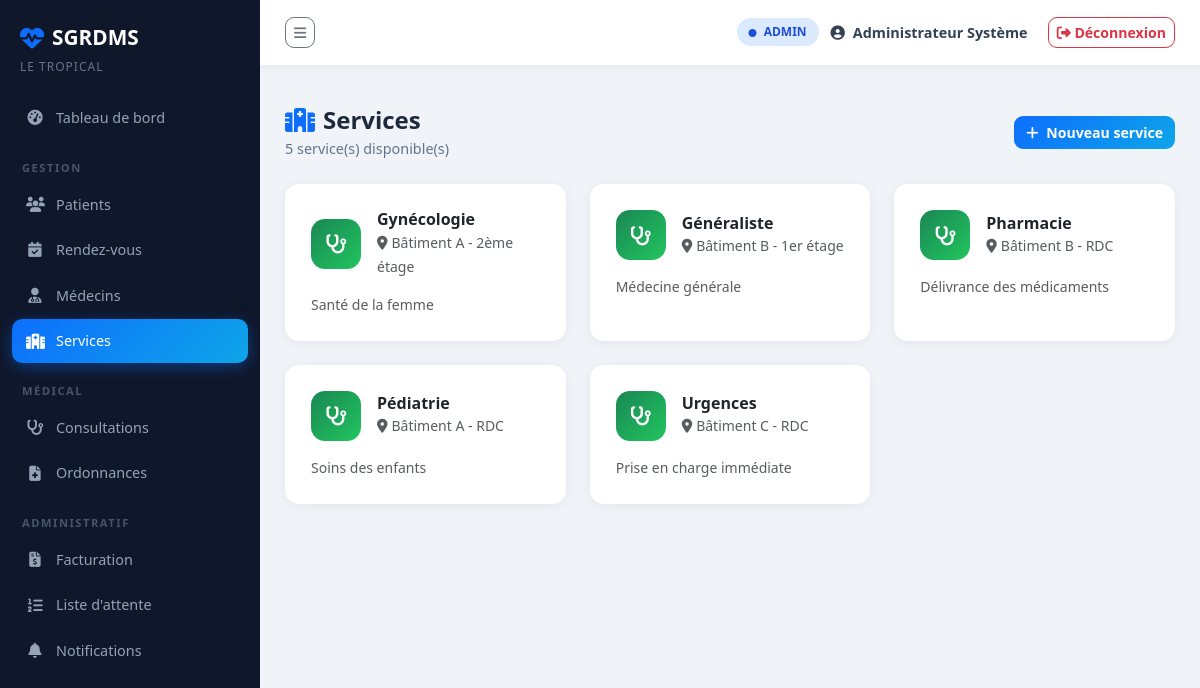
The app's page /services (signed in) with its own data.
### tables this page shows
CREATE TABLE SERVICE (
    id_service   INTEGER PRIMARY KEY AUTOINCREMENT,
    nom_service  TEXT    NOT NULL,
    description  TEXT,
    localisation TEXT
);

### app.py (the view)
@app.route("/services")
@login_required
def services_liste():
    conn     = get_db()
    services = conn.execute("SELECT * FROM SERVICE ORDER BY nom_service").fetchall()
    conn.close()
    return render_template("services/liste.html", services=services)

### app.py (called while the page is built)
def get_db():
    conn = sqlite3.connect(DB_PATH)
    conn.row_factory = sqlite3.Row
    conn.execute("PRAGMA foreign_keys = ON")
    return conn

def login_required(f):
    from functools import wraps
    @wraps(f)
    def decorated(*args, **kwargs):
        if "user" not in session:
            flash("Veuillez vous connecter.", "warning")
            return redirect(url_for("login"))
        return f(*args, **kwargs)
    return decorated

### templates/services/liste.html (shortened to what this page needs)
{% extends "base.html" %}
{% block content %}
<div class="page-header">
    <div>
        <h2><i class="fas fa-hospital me-2 text-primary"></i>Services</h2>
        <p>{{ services|length }} service(s) disponible(s)</p>
    </div>
    {% if session.role == 'admin' %}
    <a href="{{ url_for('service_nouveau') }}" class="btn btn-primary">
        <i class="fas fa-plus me-1"></i> Nouveau service
    </a>
    {% endif %}
</div>
<div class="row g-4">
    {% for s in services %}
    <div class="col-xl-4 col-md-6">
        <div class="card service-card h-100">
            <div class="card-body p-4">
                <div class="d-flex align-items-center gap-3 mb-3">
                    <div class="service-icon">
                        <i class="fas fa-stethoscope"></i>
                    </div>
                    <div>
                        <h6 class="fw-700 mb-0">{{ s.nom_service }}</h6>
                        <small class="text-muted">
                            <i class="fas fa-map-marker-alt me-1"></i>{{ s.localisation or '—' }}
                        </small>
                    </div>
                </div>
                <p class="text-muted small mb-0">
                    {{ s.description or 'Aucune description disponible.' }}
                </p>
            </div>
        </div>
    </div>
    {% endfor %}
</div>
{% endblock %}

### static/css/style.css (style rules this page uses)
:root { --primary: #0d6efd; --success: #198754; --sidebar-w: 260px; --topbar-h: 65px; --bg: #f0f4f8; --sidebar-bg: #0f172a; --card-radius: 14px; }
* { box-sizing: border-box; }
body { font-family: 'Segoe UI', sans-serif; background: var(--bg); margin: 0; overflow-x: hidden; }
.page-header { display: flex; align-items: center; justify-content: space-between; margin-bottom: 25px; }
.page-header h2 { font-size: 1.5rem; font-weight: 700; color: #1e293b; margin: 0; }
.page-header p { color: #64748b; margin: 3px 0 0; font-size: 0.9rem; }
.card { border: none; border-radius: var(--card-radius); box-shadow: 0 2px 12px rgba(0,0,0,0.06); }
.btn { border-radius: 9px; font-weight: 600; font-size: 0.88rem; }
.btn-primary { background: linear-gradient(135deg, #0d6efd, #0ea5e9); border: none; }

### templates/services/liste.html (style rules this page uses)
.service-card { border: 2px solid transparent; transition: all 0.2s; }
.service-icon { width: 50px; height: 50px; background: linear-gradient(135deg, #198754, #22c55e); border-radius: 14px; display: flex; align-items: center; justify-content: center; color: white; font-size: 1.2rem; flex-shrink: 0; }
.fw-700 { font-weight: 700; }

### records on screen
SERVICE: nom_service "Gynécologie", localisation "Bâtiment A - 2ème étage", description "Santé de la femme"
SERVICE: nom_service "Généraliste", localisation "Bâtiment B - 1er étage", description "Médecine générale"
SERVICE: nom_service "Pharmacie", localisation "Bâtiment B - RDC", description "Délivrance des médicaments"
SERVICE: nom_service "Pédiatrie", localisation "Bâtiment A - RDC", description "Soins des enfants"
SERVICE: nom_service "Urgences", localisation "Bâtiment C - RDC", description "Prise en charge immédiate"

### other values on screen
{{ session.role | upper }} "ADMIN"
{{ session.nom }} "Administrateur Système"
{{ services|length }} "5"
